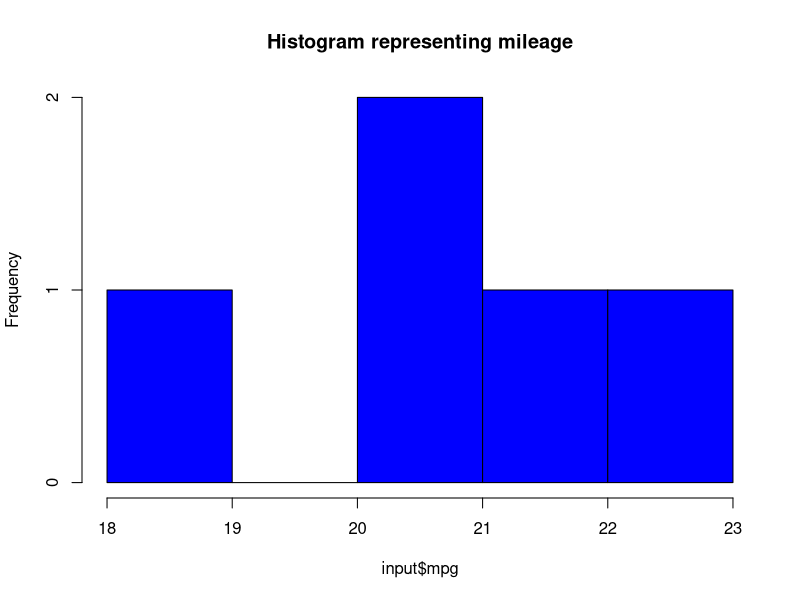

The R source for this figure:
library(dplyr)

print("Importing in-built dataset")
input <- mtcars[1:5, 1:11]
print(input)

print("Filter function")
print(filter(input, am == 0))

print("Select function")
print(select(input, wt))

print("Arrange function")
print(arrange(input, desc(hp)))

print("Mutate function")
print(mutate(input, ddisp = disp * 2))

print("Rename function")
print(rename(input, weight = wt))

print("Summary of dataset")
print(summary(input))

print("Summarizing dataset")
print(summarize(input, mean(cyl)))

print("Distinct function")
d <- distinct(input, gear)
print(d)

print("Histogram")
hist(input$mpg, col = "blue", main = "Histogram representing mileage")
